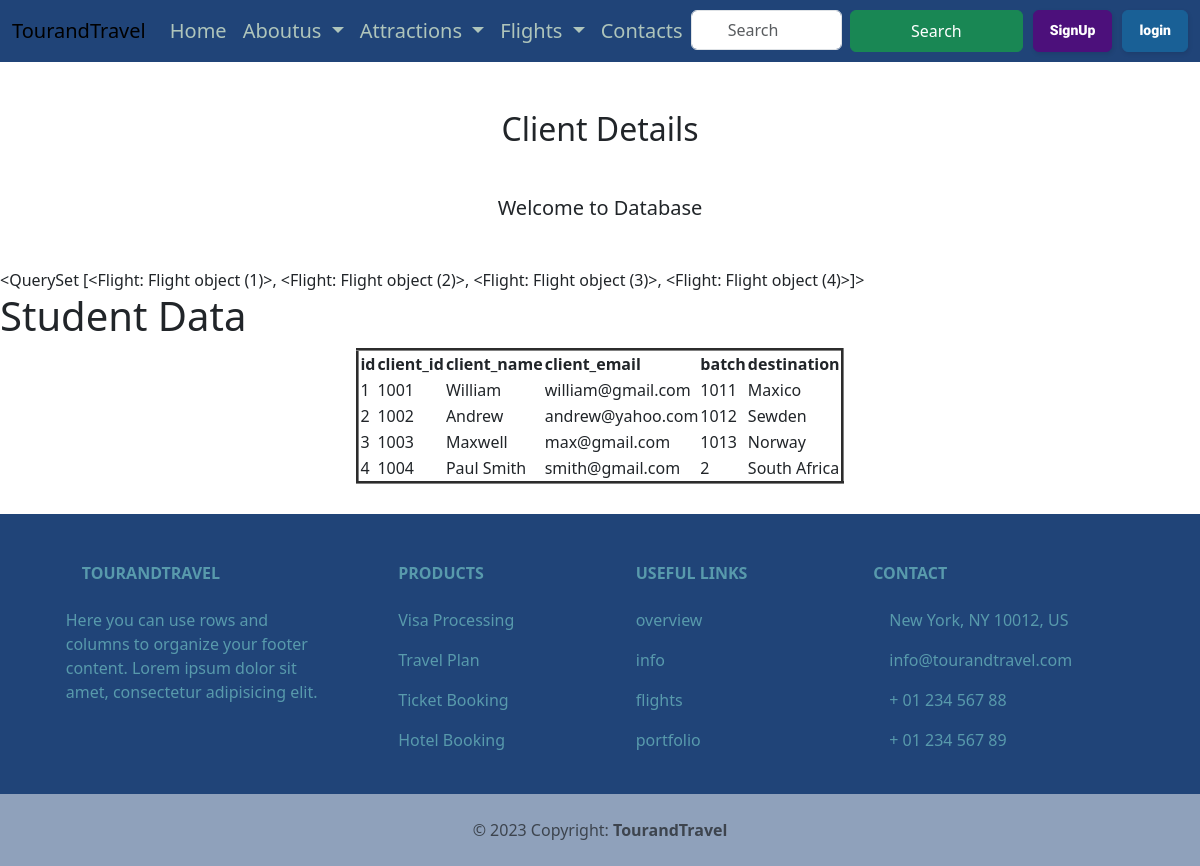
Page /fl/clientdetails/ on the committed database.
### flights/models.py (models this page shows)
class Flight(models.Model):
    client_id = models.IntegerField()
    client_name = models.CharField(max_length = 50)
    client_email = models.EmailField(max_length = 35)
    batch = models.IntegerField()
    destination = models.CharField(max_length = 25)

### flights/views.py (the view)
# urls.py: path('clientdetails/', views.client_info, name ='client_details'),
def client_info(request):
    c_info = Flight.objects.all()
    return render(request, 'flights/clientsinfo.html', {'client' : c_info })

### templates/flights/clientsinfo.html (shortened to what this page needs)
{% extends 'common_code/base.html'%}
{%load static%}
{%block content1%}
<h2 class="my-5 text-center">Client Details</h2>
<h5 class="my-5 text-center"> Welcome to Database </h5>
{{client}}
{% if client %}
<h1> Student Data </h1>
<div>
<table border="3px" align = 'center'>
    <tr>
        <th>id</th>
        <th>client_id</th>
        <th>client_name</th>
        <th>client_email</th>
        <th>batch</th>
        <th>destination</th>
    </tr>
</div>
    {% for c in client %}
    <tr>
        <td>{{c.id}}</td>
        <td>{{c.client_id}}</td>
        <td>{{c.client_name}}</td>
        <td>{{c.client_email}}</td>
        <td>{{c.batch}}</td>
        <td>{{c.destination}}</td>
    </tr>
    {% endfor %}
{% else %}
<h2> Empty Data </h2>
{% endif %}
{%endblock content1%}

### templates/common_code/base.html (shortened to what this page needs)
<!DOCTYPE html>
{% load static %}
<html lang="en">
<head>
    {% block css %}<link rel="stylesheet" href="{% static 'css/bootstrap.min.css' %}">{% endblock css %}
    {% block css1 %}<link rel="stylesheet" href="{% static 'css/common.css' %}">{% endblock css1 %}
    {% block css3 %}<link rel="stylesheet" href="{% static 'css/buttons.css' %}">{% endblock css3 %}
</head>
<body>
    <nav class="navbar navbar-expand-lg">
      <div class="container-fluid">
        <a class="navbar-brand" href="#">TourandTravel</a>
        <div class="collapse navbar-collapse" id="navbarSupportedContent">
          <ul class="navbar-nav me-auto mb-2 mb-lg-0">
            <li class="nav-item">
              <a class="nav-link" aria-current="page" href="{% url 'aboutus' %}">Home</a>
            </li>
            <li class="nav-item dropdown">
              <a class="nav-link dropdown-toggle" href="" role="button" data-bs-toggle="dropdown" aria-expanded="false">Aboutus
              </a>
            </li>
            <li class="nav-item dropdown">
              <a class="nav-link dropdown-toggle" href="" role="button" data-bs-toggle="dropdown" aria-expanded="false">
                Attractions
              </a>
            </li>
              <li class="nav-item dropdown">
                <a class="nav-link dropdown-toggle" href="" role="button" data-bs-toggle="dropdown" aria-expanded="false">
                  Flights
                </a>
              </li>
            <li>
          <a class="nav-link" aria-current="page" href="{% url 'contacts' %}">Contacts</a>
          </li>
          </ul>
          <form class="d-flex" role="search">
            <input class="form-control me-2" type="search" placeholder="Search" aria-label="Search">
            <button class="btn btn-success" type="submit">Search</button>
            <a href = "{% url 'usercform' %}" class="button-signup">SignUp</a>
            <a href = "{% url 'login' %}" class="button-login">login</a>
          </form>
        </div>
      </div>
    </nav>
    {%block content1%}
    {%endblock content1%}
    <footer class="text-center text-lg-start bg-white text-muted">
        <section class="upper-footer" style="background-color:  rgba(32,68,120,1.00);">
          <div class="container text-center text-md-start mt-5">
            <div class="row mt-3">
              <div class="col-md-3 col-lg-4 col-xl-3 mx-auto mb-4">
                <h6 class="text-uppercase fw-bold mb-4">
                  TourandTravel
                </h6>
                <p>
                  Here you can use rows and columns to organize your footer content. Lorem ipsum
                  dolor sit amet, consectetur adipisicing elit.
                </p>
            </div>
            <div class="col-md-2 col-lg-2 col-xl-2 mx-auto mb-4">
              <h6 class="text-uppercase fw-bold mb-4">
                Products
              </h6>
              <p>
                <a href="#!" class="text-reset">Visa Processing</a>
              </p>
              <p>
                <a href="#!" class="text-reset">Travel Plan</a>
              </p>
              <p>
                <a href="#!" class="text-reset">Ticket Booking</a>
              </p>
              <p>
                <a href="#!" class="text-reset">Hotel Booking</a>
              </p>
            </div>
            <div class="col-md-3 col-lg-2 col-xl-2 mx-auto mb-4">
              <h6 class="text-uppercase fw-bold mb-4">
                Useful links
              </h6>
              <p>
                <a href="https://www.worldtravelguide.net/" class="text-reset">overview</a>
              </p>
              <p>
                <a href="{% url 'blogs' %}" class="text-reset">info</a>
              </p>
              <p>
                <a href="{% url 'flights' %}" class="text-reset">flights</a>
              </p>
              <p>
                <a href="{% url 'protfolio' %}" class="text-reset">portfolio</a>
              </p>
            </div>
            <div class="col-md-4 col-lg-3 col-xl-3 mx-auto mb-md-0 mb-4">
              <h6 class="text-uppercase fw-bold mb-4">Contact</h6>
              <p> New York, NY 10012, US</p>
              <p>
                info@tourandtravel.com
              </p>
              <p> + 01 234 567 88</p>
              <p> + 01 234 567 89</p>
            </div>
          </div>
        </div>
      </section>
      <div class="text-center p-4" style="background-color: rgba(32,68,120,0.5);">
        © 2023 Copyright:
        <a class="text-reset fw-bold" href="{% url 'aboutus' %}">TourandTravel</a>
      </div>
    </footer>
</body>
</html>

### static/css/common.css (style rules this page uses)
.navbar { background-color: #204478; }
.nav-link { color: #afc5bb; font-size: 20px; }
.form-control { padding: 6px 36px; margin: 0px 0px 2px 0; }
.btn { text-align: left; }
.btn { --bs-btn-padding-x: 3.75rem; --bs-btn-padding-y: 0.375rem; }
.upper-footer { background-color: #204478; padding: 2px; }
.mb-4 { color: #589aac; }
.button-signup { margin-left: 10px; margin-right: 10px; }

### static/css/buttons.css (style rules this page uses)
a { text-decoration: none; }
.button-signup { background: #4c107b; border: 1px solid #4c107b; border-radius: 6px; box-shadow: rgba(0, 0, 0, 0.1) 1px 2px 4px; box-sizing: border-box; color: #FFFFFF; cursor: pointer; display: inline-block; font-family: nunito,roboto,proxima-nova,"proxima nova",sans-serif; font-size: 14px; font-weight: 800; line-height: 16px; min-height: 40px; outline: 0; padding: 12px 16px; text-align: center; text-rendering: geometricprecision; text-transform: none; user-select: none; -webkit-user-select: none; touch-action: manipulation; vertical-align: middle; }
.button-login { background: #196096; border: 1px solid #196096; border-radius: 6px; box-shadow: rgba(0, 0, 0, 0.1) 1px 2px 4px; box-sizing: border-box; color: #FFFFFF; cursor: pointer; display: inline-block; font-family: nunito,roboto,proxima-nova,"proxima nova",sans-serif; font-size: 14px; font-weight: 800; line-height: 16px; min-height: 40px; outline: 0; padding: 12px 16px; text-align: center; text-rendering: geometricprecision; text-transform: none; user-select: none; -webkit-user-select: none; touch-action: manipulation; vertical-align: middle; }

### rows in the picture
Flight: id "<QuerySet [<Flight: Flight object (1)>, <Flight: Flight object (2)>, <Flight: Flight object (3)>, <Flight: Flight object (4)>]>", id "1", client_id "1001", client_name "William", client_email "william@gmail.com", batch "1011", destination "Maxico"
Flight: id "2", client_id "1002", client_name "Andrew", client_email "andrew@yahoo.com", batch "1012", destination "Sewden"
Flight: id "3", client_id "1003", client_name "Maxwell", client_email "max@gmail.com", batch "1013", destination "Norway"
Flight: id "4", client_id "1004", client_name "Paul Smith", client_email "smith@gmail.com", batch "2", destination "South Africa"
